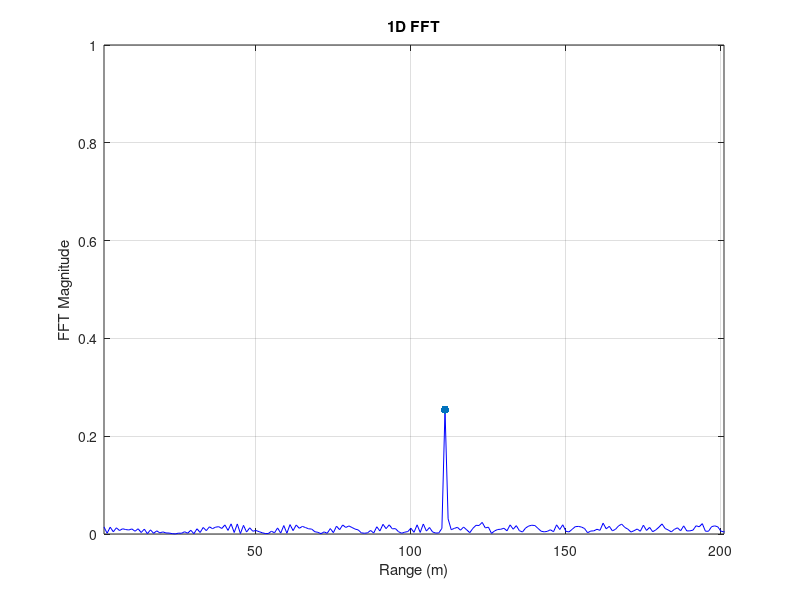
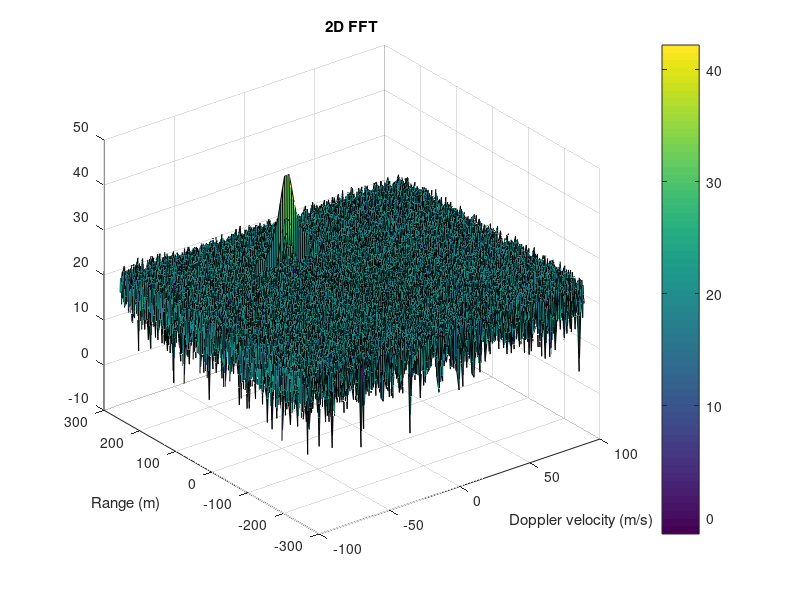
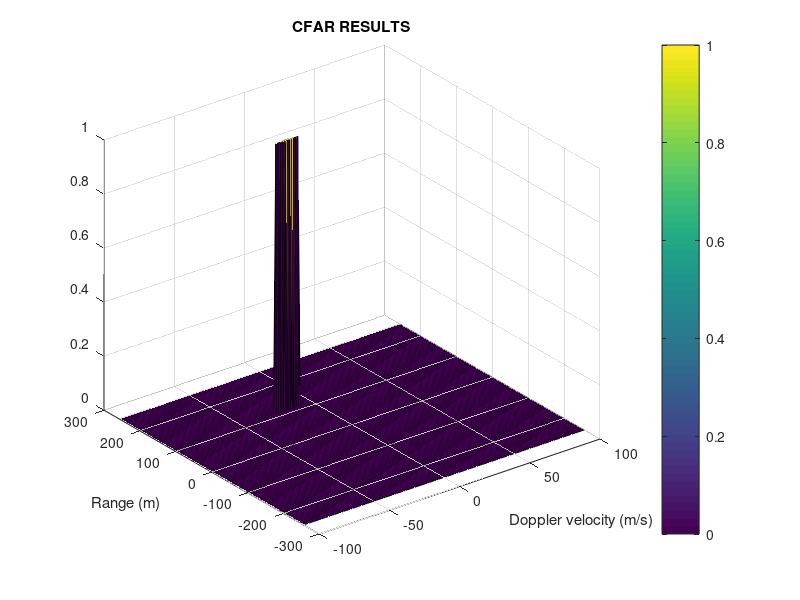

Reproduce these figures in MATLAB, in order.
% Automotive Engineer Lucas Raimundo
% Udacity - Sensor Fusion NanoDegree Program

%%%%%%%%%%%%%%%%%%%%%%%%%%%%%%%%%%%%%%%%%
% Radar Target Generation and Detection %
%%%%%%%%%%%%%%%%%%%%%%%%%%%%%%%%%%%%%%%%%

%% Radar Specifications 

%%%%%%%%%%%%%%%%%%%%%%%%%%%%%%%%%%%%
% Frequency of operation = 77GHz   %
% Max Range = 200m                 %
% Range Resolution = 1 m           %
% Max Velocity = 100 m/s           %
%%%%%%%%%%%%%%%%%%%%%%%%%%%%%%%%%%%%

%speed of light = 3e8
%% User Defined Range and Velocity of target

% define the target's initial position and velocity. Note : Velocity
% remains contant

R = 110; % car position
v = -20; % car speed
%% FMCW Waveform Generation

% Design the FMCW waveform by giving the specs of each of its parameters.
% Calculate the Bandwidth (B), Chirp Time (Tchirp) and Slope (slope) of the
% FMCW chirp using the requirements above.

% Constant Values
c = 3e8; % speed of light
delta_r = 1; % range resolution
fc= 77e9; % operating carrier frequency of Radar
range_max = 200; % maximum range

% The number of chirps in one sequence. Its ideal to have 2^ value for the
%ease of running the FFT for Doppler Estimation. 
Nd=128;          % #of doppler cells OR #of sent periods % number of chirps
% The number of samples on each chirp. 
Nr=1024;         %for length of time OR # of range cells

%%%%%%%%%%%%%%%
%%%% FCMW  %%%%
%%%%%%%%%%%%%%%

% Wavelenght
lambda = c/fc; 
% Chirp time 
%tm = 5.5*range2time(range_max,c);
tm = 5.5*2*range_max/c; 
% Bandwidth
%bw = range2bw(delta_r,c);
bw = c/2*delta_r; %Bsweep calculation
% Slope
sweep_slope = bw/tm;
% Alpha
alpha = sweep_slope;

% Timestamp for running the displacement scenario for every sample on each
% chirp
t=linspace(0,Nd*tm,Nr*Nd); %total time for samples 1x131072
%% FCMW plots

%%%%%%%%%%%%%%%%%%%%%%%%%%%%%%%%%%%%%%%%%%%%%%%%%%%%%%%%%%%%%%%%%%%%%%%%%%%
%%%%%%%%%%%%%%%%%%%%%%%%%%%%%%% FMCW WAVE %%%%%%%%%%%%%%%%%%%%%%%%%%%%%%%%%
%%%%%%%%%%%%%%%%%%%%%%%%%%%%%%%%%%%%%%%%%%%%%%%%%%%%%%%%%%%%%%%%%%%%%%%%%%%

% fr_max = range2beat(range_max,sweep_slope,c); % Frequency for the maximum
% range
% v_max = 230*1000/3600; % Maximum speed of a traveling car
% fd_max = speed2dop(2*v_max,lambda); % Maximum Doppler shift 
% fb_max = fr_max+fd_max; % Maximum beat frequency
% 
% fs = max(2*fb_max,bw); % Sample rate
% waveform = phased.FMCWWaveform('SweepTime',tm,'SweepBandwidth',bw,...,
%'SampleRate',fs);
% 
% sig = waveform();
% figure(1)
% subplot(211); plot(0:1/fs:tm-1/fs,real(sig));
% xlabel('Time (s)'); ylabel('Amplitude (v)');
% title('FMCW signal'); axis tight;
% subplot(212); spectrogram(sig,32,16,32,fs,'yaxis');
% title('FMCW signal spectrogram');
%% Signal generation and Moving Target simulation

% Running the radar scenario over the time. 

% Vectorization approach
% https://www.mathworks.com/help/matlab/matlab_prog/vectorization.html
r_t = R + v*t;
td = 2*r_t/c;
Tx = cos(2*pi*(fc*t + (alpha*(t.^2)/2)));
Rx = cos(2*pi*(fc*(t - td) + (alpha*((t - td).^2)/2)));
Mix = Tx .* Rx;
%% RANGE MEASUREMENT

% reshape the vector into Nr*Nd array. Nr and Nd here would also define the
% size of Range and Doppler FFT respectively.
Mix_matrix = reshape(Mix, [Nr, Nd]);

%run the FFT on the beat signal along the range bins dimension (Nr) and
%normalize.
Mix_fft = fft(Mix_matrix,[],1)/Nr;

% Take the absolute value of FFT output
Mix_fft_abs = abs(Mix_fft);

% Output of FFT is double sided signal, but we are interested in only one 
% side of the spectrum.
% Hence we throw out half of the samples.
Mix_fft_abs = Mix_fft_abs(1:Nr/2);

% Maximum value -> vehicle position
Mix_fft_max = max (Mix_fft_abs);

%plotting the range
figure(1)
plot(Mix_fft_abs,'b');
hold on
scatter(R+1,Mix_fft_max,'filled','r');
hold off
title('1D FFT');
xlabel('Range (m)');
ylabel('FFT Magnitude');
axis ([1 201 0 1]);
grid;

%% RANGE DOPPLER RESPONSE

% The 2D FFT implementation is already provided here. This will run a 2DFFT
% on the mixed signal (beat signal) output and generate a range doppler
% map. CFAR will be implemented on the generated RDM

% Range Doppler Map Generation.

% The output of the 2D FFT is an image that has reponse in the range and
% doppler FFT bins. So, it is important to convert the axis from bin sizes
% to range and doppler based on their Max values.
Mix = reshape(Mix,[Nr,Nd]);

% 2D FFT using the FFT size for both dimensions.
sig_fft2 = fft2(Mix,Nr,Nd);

% Taking just one side of signal from Range dimension.
sig_fft2 = sig_fft2(1:Nr/2,1:Nd);
sig_fft2 = fftshift (sig_fft2);
RDM = abs(sig_fft2);
RDM = 10*log10(RDM) ;

%use the surf function to plot the output of 2DFFT and to show axis in both
%dimensions
doppler_axis = linspace(-100,100,Nd);
range_axis = linspace(-200,200,Nr/2)*((Nr/2)/400);
figure(2)
surf(doppler_axis,range_axis,RDM);
colormap default;
colorbar;
title('2D FFT');
xlabel('Doppler velocity (m/s)');
ylabel('Range (m)');

%% CFAR implementation

% Slide Window through the complete Range Doppler Map

% Select the number of Training Cells in both the dimensions.
Tr = 10;
Td = 8;

% Select the number of Guard Cells in both dimensions around the Cell under 
%test (CUT) for accurate estimation
Gr = 4;
Gd = 4;

% offset the threshold by SNR value in dB
offset = 6;

% Vectorization approach
% https://www.mathworks.com/help/matlab/matlab_prog/vectorization.html

mask = ones(2 * Tr + 2 * Gr + 1, 2 * Td + 2 * Gd + 1);
centre_coord = [Tr + Gr + 1, Td + Gd + 1];
mask(centre_coord(1) - Gr : centre_coord(1) + Gr,...,
    centre_coord(2) - Gd : centre_coord(2) + Gd) = 0;
mask = mask / sum(mask(:));
mask = mask(end:-1:1, end:-1:1);

% Use 2-D convolution -> conv2
% https://www.mathworks.com/help/matlab/ref/conv2.html
% Convert power to dB to add the offset -> pow2db
% https://www.mathworks.com/help/signal/ref/pow2db.html
% The convolution defines the threshold

threshold = conv2(db2pow(RDM), mask, 'same');
threshold = pow2db(threshold) + offset;

% Any values less than the threshold are 0, else 1
RDM(RDM < threshold) = 0;
RDM(RDM >= threshold) = 1;

% The process above will generate a thresholded block, which is smaller 
% than the Range Doppler Map as the CUT cannot be located at the edges of
% matrix. Hence, few cells will not be thresholded. To keep the map size 
% same set those values to 0.

RDM(1 : Tr + Gr, :) = 0;
RDM(Nr/2 - (Gr + Tr) + 1 : end, :) = 0;
RDM(:, 1 : Td + Gd) = 0;
RDM(:, Nd - (Gd + Td) + 1 : end) = 0;

%display the CFAR output using the Surf function like we did for Range
%Doppler Response output.
figure(3)
surf(doppler_axis,range_axis, RDM);
colormap default;
colorbar;
title('CFAR RESULTS');
xlabel('Doppler velocity (m/s)');
ylabel('Range (m)');
%% References

% https://www.mathworks.com/help/radar/ug/automotive-adaptive-cruise-control-using-fmcw-technology.html 
% https://github.com/rayryeng/Udacity_Sensor_Fusion_Nanodegree/tree/master/SFND_Radar/FinalProject
